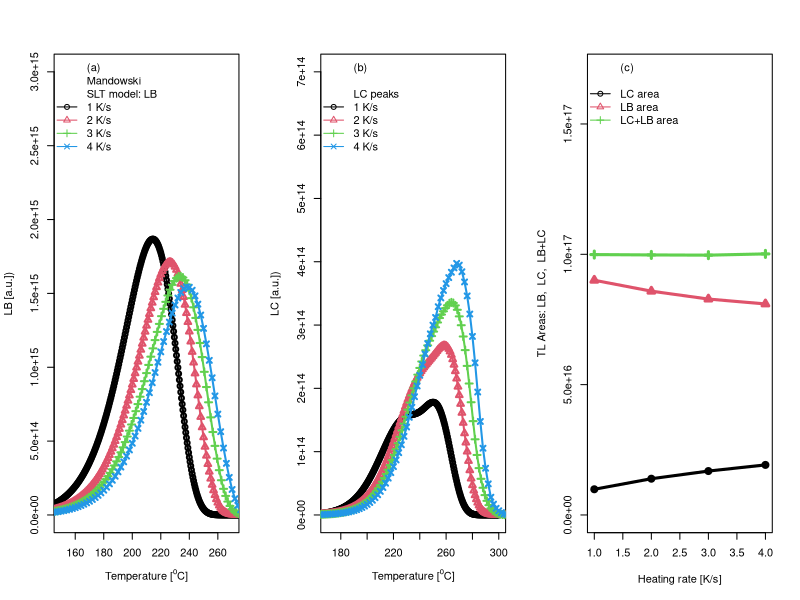

Recreate this plot in R.
#Mandowski model: the anomalous heating rate effect
rm(list=ls())
library("deSolve")
TLMandowski <- function(t, x, parms) {
  with(as.list(c(parms, x)), {
    dH01<- -(s*exp(-E/(kb*(273+hr*t)))+C*(H00-E01-E10))*H01+A*H10
    dH10 <- s*exp(-E/(kb*(273+hr*t)))*H01-(A+B+sv*exp(-Ev/(kb*
                                                             (273+hr*t)))+C*(H00-E01-E10))*H10
    dH00<-sv*exp(-Ev/(kb*(273+hr*t)))*H10-C*(H00-E01-E10)*H00
    dE01<-C*(H00-E01-E10)*H01-s*exp(-E/(kb*(273+hr*t)))*E01+A*E10
    dE10<-C*(H00-E01-E10)*H10+s*exp(-E/(kb*(273+hr*t)))*E01-
      (A+sv*exp(-Ev/(kb*(273+hr*t))))*E10
    dE00<-B*H10+C*(H00-E01-E10)*H00+sv*exp(-Ev/(kb*(273+hr*t)))*E10                
    res <- c(dH01,dH10,dH00,dE01,dE10,dE00)
    list(res)  })}
hrVar<-function(hr){
  parms  <- c(E =1.05, s=1e10, sv=1e10, kb=8.617*10^-5,
              hr=hr, C=C,B=B,Ev=0.7,A=2*10^4)
  y <- xstart <- c(H01 = 10^17,   H10=0,H00=0,E10=0,E01=0,E00=0)
  out <-ode(xstart,times, TLMandowski, parms, method = "lsoda", 
            atol = 1,rtol=1) }
C<-1e-10
B<-1e4
times  <- seq(0, 300,by=.5)
Lc<-Lb<-temps<-matrix(NA,nrow=length(times),ncol=4)
areaLb<-areaLc<-vector(length=4)
for (i in 1:4){
  hr<-i
  a<-hrVar(hr)
  Lc[,i]<-(C*(a[,"H00"]-a[,"E01"]-a[,"E10"])*
             (a[,"H10"]+a[,"H01"]+a[,"H00"]))/hr
  Lb[,i]<-B*a[,"H10"]/hr
  temps[,i]<-hr*times
  areaLc[i]<-sum(Lc[,i])*hr*0.5
  areaLb[i]<-sum(Lb[,i])*hr*0.5
}
par(mfrow=c(1,3))
var<-c(NA,NA,NA,1:4)
matplot(cbind(temps),cbind(Lb),lty="solid",typ="o",pch=1:4,
        xlim=c(150,270),ylim=c(0,3e15),lwd=2, col=1:4 ,
        xlab=expression("Temperature ["^"o"*"C]"), ylab="LB [a.u.])")
legend("topleft",bty="n",pch=var,lty="solid",col=var,
       legend=c("(a)",
                "Mandowski","SLT model: LB","1 K/s","2 K/s","3 K/s","4 K/s"))
matplot(cbind(temps),cbind(Lc),lty="solid",typ="o",pch=1:4,
        xlim=c(170,300),ylim=c(0,7e14),lwd=2,col=1:4,
        xlab=expression("Temperature ["^"o"*"C]"), ylab="LC [a.u.])")
legend("topleft",bty="n",pch=var,lty="solid",col=var,
       legend=c("(b)"," ","LC peaks","1 K/s","2 K/s","3 K/s","4 K/s"))
matplot(1:4,cbind(areaLc,areaLb,areaLb+areaLc),lty="solid",
        typ="o",lwd=3, pch=1:3,col=1:3,ylim=c(0,1.7e17),  
        xlab="Heating rate [K/s]",ylab="TL Areas: LB,  LC,  LB+LC")
legend("topleft",bty="n",pch=c(NA,NA,1:3),lty="solid",col=c(NA,
                                                            NA,1:3),legend= c("(c)"," ","LC area","LB area","LC+LB area"))
